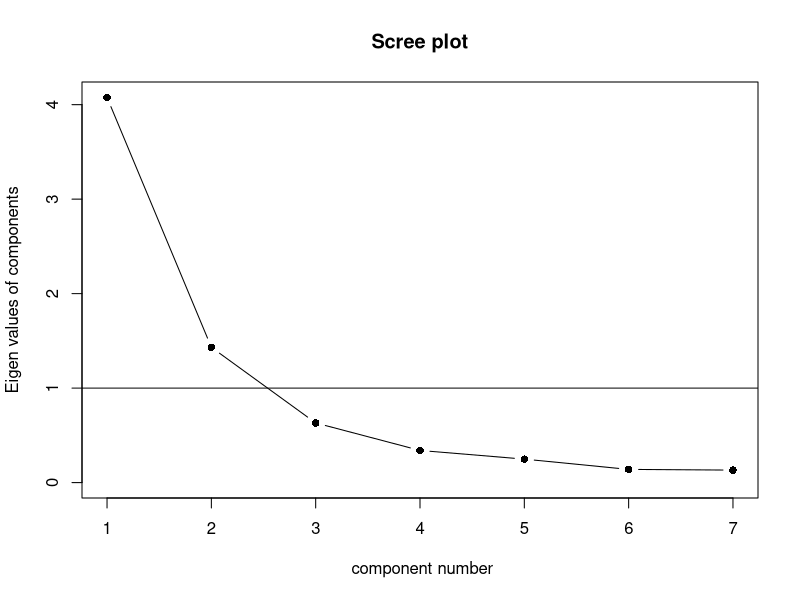
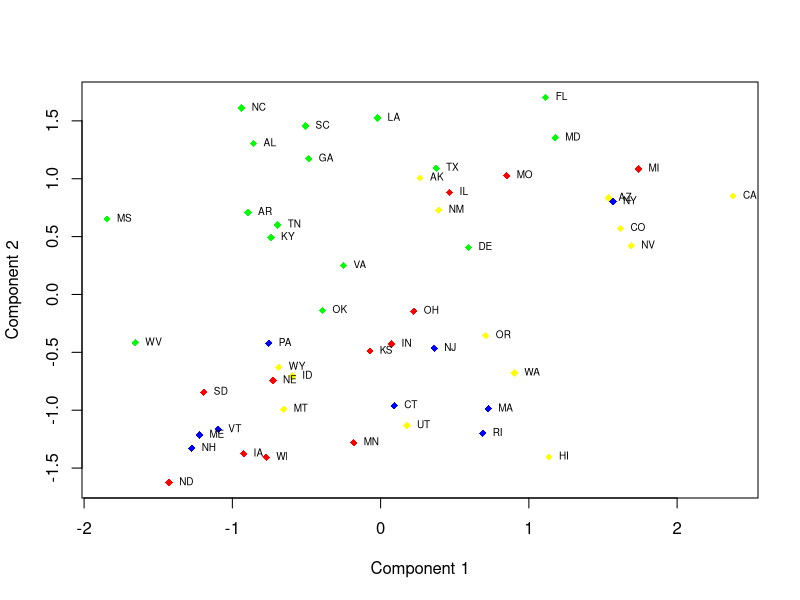
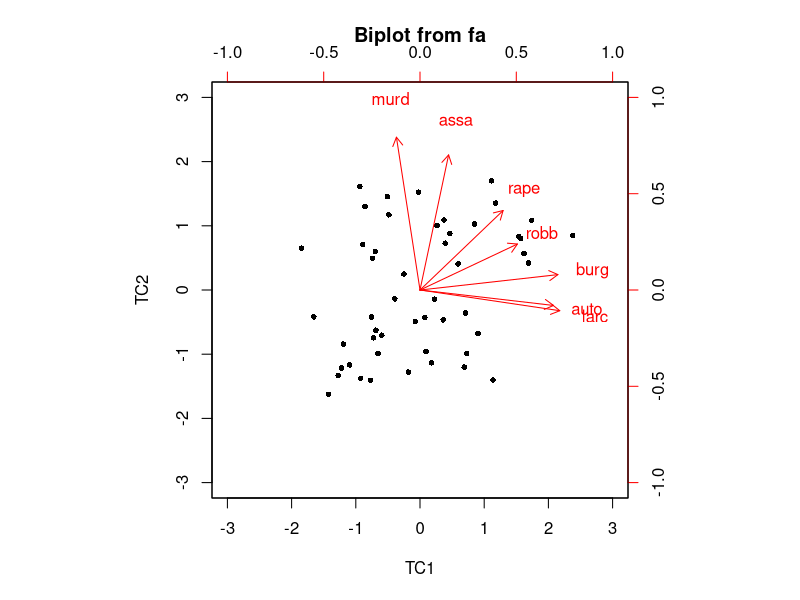

These charts were generated, in order, by the following R code:
## ---- chunk 1
#Read in the data into a dataframe
uscrime <- read.csv("uscrime.csv")

#Display the first few entries
head(uscrime)

#Display the structure of the data
str(uscrime)

#Summary of the data
summary(uscrime)

#Check for missing values
sum(complete.cases(uscrime))

#Keep the complete cases only
uscrime <- uscrime[complete.cases(uscrime),]

## ---- chunk 2
# We want to factorize only the variables that make some sense
uscrimepc <- uscrime[,c(4:10)]

library(Hmisc)

#Analyse the Variables Correlation and Significance
rcorr(as.matrix(uscrimepc))

#Check the Kaiser-Meyer-Olkin factor adequacy
#Values above 0.5 are considered adequate.
library(psych)
KMO(uscrimepc)

#Using Bartlett's test to check if the Correlation Matrix is an Identity matrix.
#If the p-value is low, then we can reject the null hypothesis that the Correlation Matrix is an Identity matrix.
cortest.bartlett(uscrimepc)
## ---- chunk 3
#Note that with the nfactor, we use all variables first and slowly cut down the variables for use.
p1 <- principal(uscrimepc, nfactor=7, rotate="NULL")
#Check the loadings
p1$loadings
scree(uscrimepc, factors=F)
## ---- chunk 4
p2 <- principal(uscrimepc, nfactor = 2, rotate="NULL")
p2$loadings

p5r <- principal(uscrimepc, nfactor=5, rotate="NULL")
p5r$loadings
## ---- chunk 5
#Let's try rotation. default is VARIMAX rotation
p2r <- principal(uscrimepc, nfactor=2)
#Check the loadings
print(p2r$loadings, digits=3, cutoff=0.4, sort=T)

#Rotation with 5 factors
p5r <- principal(uscrimepc, nfactor=5)
print(p5r$loadings, digits=3, cutoff=0.4, sort=T)
## ---- chunk 6
#Try another rotation - Oblimin
p2ro <- principal(uscrimepc, nfactor=2, rotate="oblimin")
print(p2ro$loadings, digits=3, cutoff=0.4, sort=T)

#With 5 factors
p5ro <- principal(uscrimepc, nfactor=5, rotate="oblimin")
p5ro$loadings
## ---- chunk 7
head(p2ro$scores)

#Align component scores to the original data and create a new dataframe
uscrime2f <- cbind(uscrime, p2ro$scores)

#Plot the results
plot(uscrime2f$TC1, uscrime2f$TC2, xlab="Component 1", ylab="Component 2", pch=18, col=c("blue", "red", "green", "yellow")[uscrime2f$reg])
text(uscrime2f$TC1, uscrime2f$TC2, uscrime2f$state, cex=0.6, pos=4, col="black")
biplot(p2ro)
